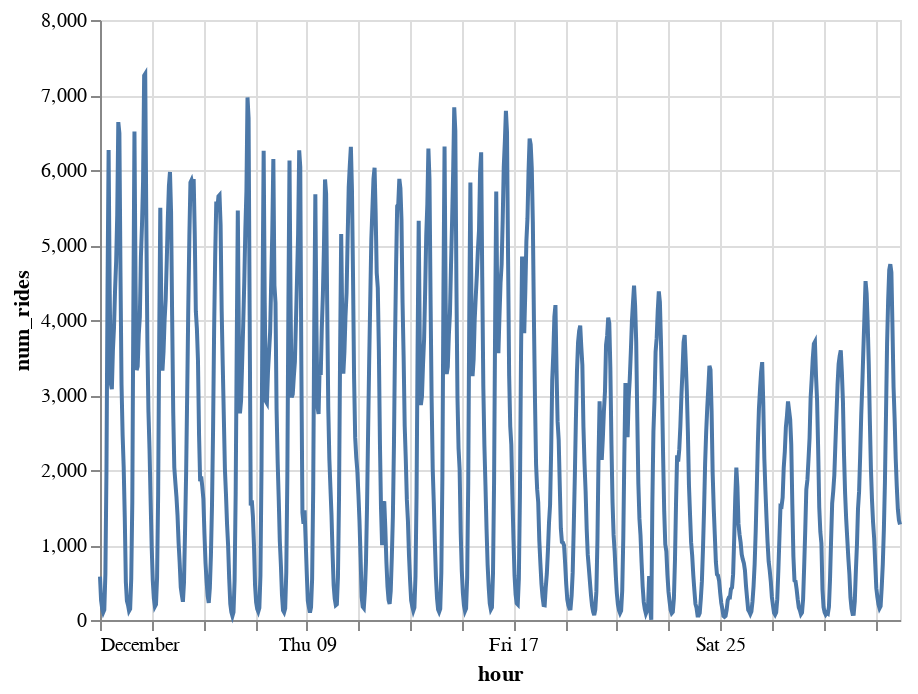

Notebook cell for this chart:
### Markdown cell above
The data has 744 rows because there are 31 days in December and 24 hours in each day

### Code cell
alt.Chart(hourly_counts).mark_line().encode(x = 'hour', y = 'num_rides')

### Figure 1 — Vega-Lite specification as saved in the notebook (floating-point values rounded to 4 significant figures; data arrays with more than 128 entries replaced by an {"elided": "..."} marker saying what was removed)
{"config": {"view": {"continuousWidth": 400, "continuousHeight": 300}}, "data": {"name": "data-f354349bd3bd4ad547da417e7c1bb03c"}, "mark": "line", "encoding": {"x": {"type": "temporal", "field": "hour"}, "y": {"type": "quantitative", "field": "num_rides"}}, "$schema": "https://vega.github.io/schema/vega-lite/v4.8.1.json", "datasets": {"data-f354349bd3bd4ad547da417e7c1bb03c": {"elided": "744 records"}}}
